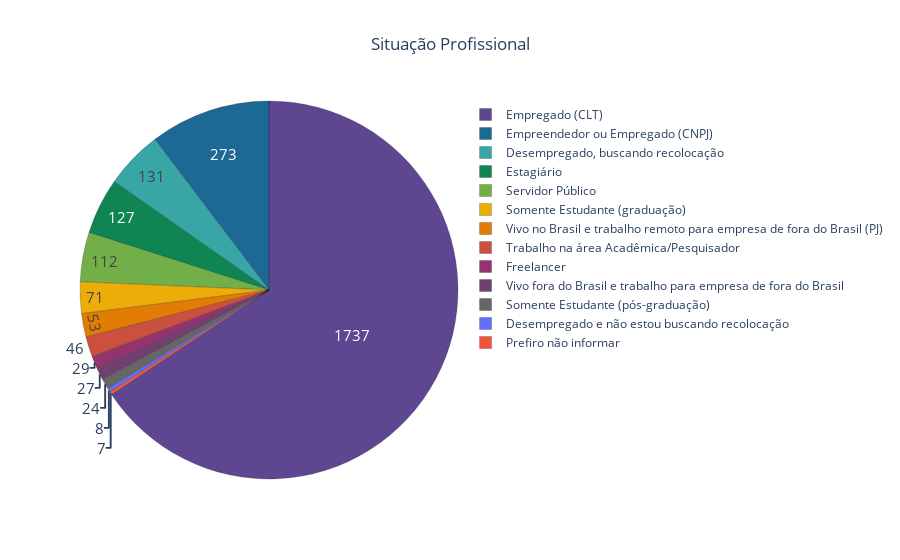

The code cell stored with this chart in its notebook:
### Markdown cell above
Agora, vamos ver a situação empregatícia dos entrevistados e tambéms os cargos que ocupam

### Code cell
situacao = df.groupby(by='Situacao').ID.count().sort_values(ascending=False)

fig = go.Figure(data=[go.Pie(labels=situacao.index,
                             values=situacao.values)])
fig.update_traces(hoverinfo='label+percent', textinfo='value', textfont_size=15,
                  marker=dict(colors=px.colors.qualitative.Prism, line=dict(color='#000000', width=0.2)))
fig.update_layout(title='Situação Profissional', title_x=0.5)

fig.show()

### Figure 1 — Plotly figure (JSON) as saved in the notebook; plotly's stock layout.template omitted (floating-point values rounded to 4 significant figures)
{"data": [{"hoverinfo": "label+percent", "labels": ["Empregado (CLT)", "Empreendedor ou Empregado (CNPJ)", "Desempregado, buscando recolocação", "Estagiário", "Servidor Público", "Somente Estudante (graduação)", "Vivo no Brasil e trabalho remoto para empresa de fora do Brasil (PJ)", "Trabalho na área Acadêmica/Pesquisador", "Freelancer", "Vivo fora do Brasil e trabalho para empresa de fora do Brasil", "Somente Estudante (pós-graduação)", "Desempregado e não estou buscando recolocação", "Prefiro não informar"], "marker": {"colors": ["rgb(95, 70, 144)", "rgb(29, 105, 150)", "rgb(56, 166, 165)", "rgb(15, 133, 84)", "rgb(115, 175, 72)", "rgb(237, 173, 8)", "rgb(225, 124, 5)", "rgb(204, 80, 62)", "rgb(148, 52, 110)", "rgb(111, 64, 112)", "rgb(102, 102, 102)"], "line": {"color": "#000000", "width": 0.2}}, "textfont": {"size": 15}, "textinfo": "value", "type": "pie", "values": [1737, 273, 131, 127, 112, 71, 53, 46, 29, 27, 24, 8, 7]}], "layout": {"title": {"text": "Situação Profissional", "x": 0.5}}}
